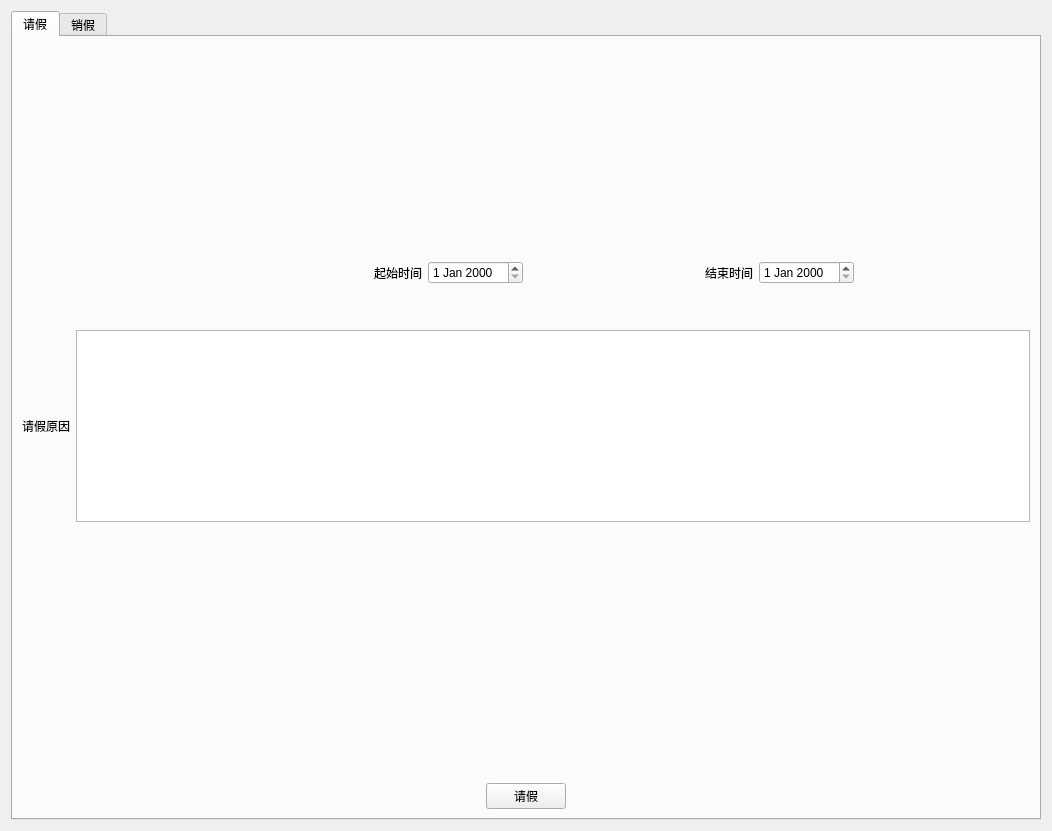
<?xml version="1.0" encoding="UTF-8"?>
<ui version="4.0">
 <class>LeaveReguest</class>
 <widget class="QWidget" name="LeaveReguest">
  <property name="geometry">
   <rect>
    <x>0</x>
    <y>0</y>
    <width>1052</width>
    <height>831</height>
   </rect>
  </property>
  <property name="windowTitle">
   <string>LeaveReguest</string>
  </property>
  <layout class="QGridLayout" name="gridLayout_3">
   <item row="0" column="0">
    <widget class="QTabWidget" name="tabWidget">
     <property name="currentIndex">
      <number>0</number>
     </property>
     <widget class="QWidget" name="tab">
      <attribute name="title">
       <string>请假</string>
      </attribute>
      <layout class="QGridLayout" name="gridLayout_2">
       <item row="3" column="0">
        <spacer name="verticalSpacer_7">
         <property name="orientation">
          <enum>Qt::Orientation::Vertical</enum>
         </property>
         <property name="sizeType">
          <enum>QSizePolicy::Policy::Expanding</enum>
         </property>
         <property name="sizeHint" stdset="0">
          <size>
           <width>20</width>
           <height>10</height>
          </size>
         </property>
        </spacer>
       </item>
       <item row="2" column="0" colspan="4">
        <layout class="QGridLayout" name="gridLayout">
         <item row="0" column="1">
          <spacer name="verticalSpacer_3">
           <property name="orientation">
            <enum>Qt::Orientation::Vertical</enum>
           </property>
           <property name="sizeHint" stdset="0">
            <size>
             <width>20</width>
             <height>40</height>
            </size>
           </property>
          </spacer>
         </item>
         <item row="4" column="1">
          <spacer name="verticalSpacer_4">
           <property name="orientation">
            <enum>Qt::Orientation::Vertical</enum>
           </property>
           <property name="sizeHint" stdset="0">
            <size>
             <width>20</width>
             <height>40</height>
            </size>
           </property>
          </spacer>
         </item>
         <item row="1" column="1" rowspan="3">
          <widget class="QPlainTextEdit" name="reasonTextEdit">
           <property name="styleSheet">
            <string notr="true"/>
           </property>
          </widget>
         </item>
         <item row="1" column="0" rowspan="3">
          <widget class="QLabel" name="label_3">
           <property name="text">
            <string>请假原因</string>
           </property>
          </widget>
         </item>
        </layout>
       </item>
       <item row="4" column="0" colspan="4">
        <layout class="QHBoxLayout" name="horizontalLayout_5">
         <item>
          <spacer name="horizontalSpacer">
           <property name="orientation">
            <enum>Qt::Orientation::Horizontal</enum>
           </property>
           <property name="sizeHint" stdset="0">
            <size>
             <width>40</width>
             <height>20</height>
            </size>
           </property>
          </spacer>
         </item>
         <item>
          <widget class="QPushButton" name="submitButton">
           <property name="text">
            <string>请假</string>
           </property>
          </widget>
         </item>
         <item>
          <spacer name="horizontalSpacer_2">
           <property name="orientation">
            <enum>Qt::Orientation::Horizontal</enum>
           </property>
           <property name="sizeHint" stdset="0">
            <size>
             <width>40</width>
             <height>20</height>
            </size>
           </property>
          </spacer>
         </item>
        </layout>
       </item>
       <item row="1" column="2" colspan="2">
        <layout class="QHBoxLayout" name="horizontalLayout">
         <item>
          <spacer name="horizontalSpacer_7">
           <property name="orientation">
            <enum>Qt::Orientation::Horizontal</enum>
           </property>
           <property name="sizeHint" stdset="0">
            <size>
             <width>40</width>
             <height>20</height>
            </size>
           </property>
          </spacer>
         </item>
         <item>
          <widget class="QLabel" name="label_5">
           <property name="text">
            <string>结束时间</string>
           </property>
          </widget>
         </item>
         <item>
          <widget class="QDateEdit" name="endDateEdit"/>
         </item>
         <item>
          <spacer name="horizontalSpacer_6">
           <property name="orientation">
            <enum>Qt::Orientation::Horizontal</enum>
           </property>
           <property name="sizeHint" stdset="0">
            <size>
             <width>40</width>
             <height>20</height>
            </size>
           </property>
          </spacer>
         </item>
        </layout>
       </item>
       <item row="0" column="1">
        <spacer name="verticalSpacer_6">
         <property name="orientation">
          <enum>Qt::Orientation::Vertical</enum>
         </property>
         <property name="sizeHint" stdset="0">
          <size>
           <width>13</width>
           <height>17</height>
          </size>
         </property>
        </spacer>
       </item>
       <item row="1" column="0" colspan="2">
        <layout class="QHBoxLayout" name="horizontalLayout_2">
         <item>
          <spacer name="horizontalSpacer_8">
           <property name="orientation">
            <enum>Qt::Orientation::Horizontal</enum>
           </property>
           <property name="sizeHint" stdset="0">
            <size>
             <width>40</width>
             <height>20</height>
            </size>
           </property>
          </spacer>
         </item>
         <item>
          <widget class="QLabel" name="label_4">
           <property name="text">
            <string>起始时间</string>
           </property>
          </widget>
         </item>
         <item>
          <widget class="QDateEdit" name="startDateEdit"/>
         </item>
        </layout>
       </item>
      </layout>
     </widget>
     <widget class="QWidget" name="tab_2">
      <attribute name="title">
       <string>销假</string>
      </attribute>
      <layout class="QVBoxLayout" name="verticalLayout">
       <item>
        <layout class="QHBoxLayout" name="horizontalLayout_6">
         <item>
          <widget class="QPushButton" name="deleteButton">
           <property name="text">
            <string>销假</string>
           </property>
          </widget>
         </item>
         <item>
          <spacer name="horizontalSpacer_5">
           <property name="orientation">
            <enum>Qt::Orientation::Horizontal</enum>
           </property>
           <property name="sizeHint" stdset="0">
            <size>
             <width>40</width>
             <height>20</height>
            </size>
           </property>
          </spacer>
         </item>
        </layout>
       </item>
       <item>
        <widget class="QTableView" name="tableView_delete"/>
       </item>
      </layout>
     </widget>
    </widget>
   </item>
  </layout>
 </widget>
 <resources/>
 <connections/>
</ui>
